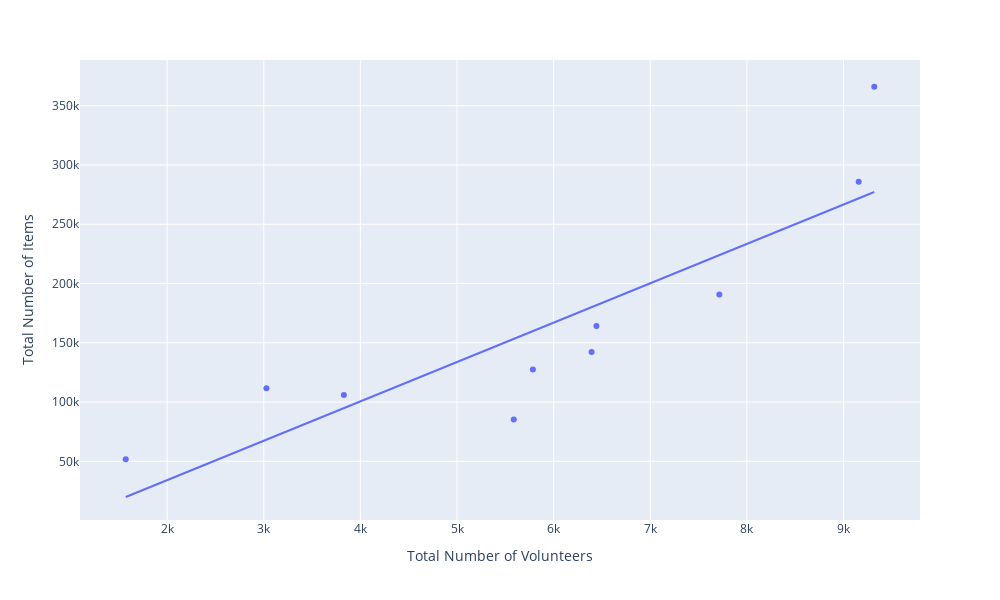

Notebook cell for this chart:
### Markdown cell above
Number of hours reported seem a bit variable, so we'll look at the correlation between total volunteers and total number of items collected by year.

### Code cell
fig.data = []
fig = px.scatter(annual_data, 
                 x='Total Volunteers', 
                 y='Total Items', 
                 trendline="ols")
fig.update_layout(
    autosize=False,
    width=1000,
    height=600,
    yaxis_title='Total Number of Items',
    xaxis_title='Total Number of Volunteers',
)
fig.show()

### Figure 1 — Plotly figure (JSON) as saved in the notebook; plotly's stock layout.template omitted (floating-point values rounded to 4 significant figures)
{"data": [{"hovertemplate": "Total Volunteers=%{x}<br>Total Items=%{y}<extra></extra>", "legendgroup": "", "marker": {"color": "#636efa", "symbol": "circle"}, "mode": "markers", "name": "", "orientation": "v", "showlegend": false, "type": "scatter", "x": [9157, 9318, 7715, 6443, 5587, 5785, 6392.0, 1572.0, 3028.0, 3829], "xaxis": "x", "y": [285900.0, 366000.0, 190682, 164232, 85310.0, 127500.0, 142218, 51738, 111746, 105963], "yaxis": "y"}, {"hovertemplate": "<b>OLS trendline</b><br>Total Items = 33.2146 * Total Volunteers + -32265.1<br>R<sup>2</sup>=0.763819<br><br>Total Volunteers=%{x}<br>Total Items=%{y} <b>(trend)</b><extra></extra>", "legendgroup": "", "marker": {"color": "#636efa", "symbol": "circle"}, "mode": "lines", "name": "", "showlegend": false, "type": "scatter", "x": [1572.0, 3028.0, 3829, 5587, 5785, 6392.0, 6443, 7715, 9157, 9318], "xaxis": "x", "y": [19930.0, 68290.0, 94910.0, 153300.0, 159900.0, 180100.0, 181700.0, 224000.0, 271900.0, 277200.0], "yaxis": "y"}], "layout": {"autosize": false, "height": 600, "legend": {"tracegroupgap": 0}, "margin": {"t": 60}, "width": 1000, "xaxis": {"anchor": "y", "autorange": true, "domain": [0, 1], "range": [1098.0, 9791.0], "title": {"text": "Total Number of Volunteers"}, "type": "linear"}, "yaxis": {"anchor": "x", "autorange": true, "domain": [0, 1], "range": [531.0, 388500.0], "title": {"text": "Total Number of Items"}, "type": "linear"}}}
